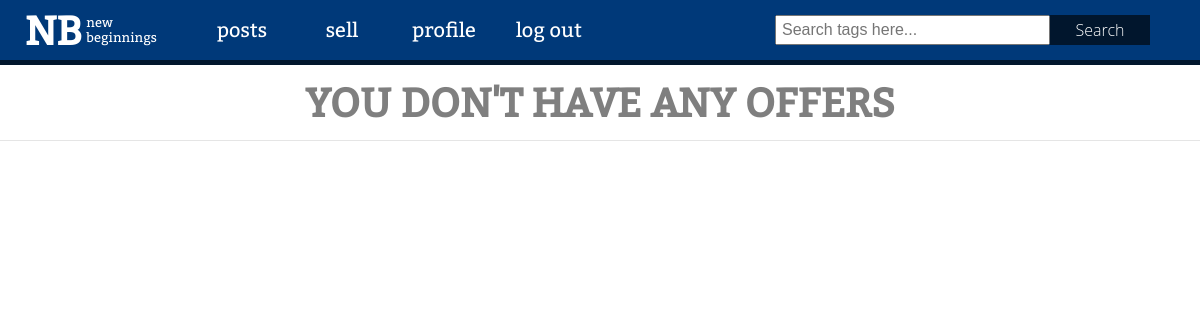
The page /offer/viewOffers/ (signed in) on the database as committed earlier.
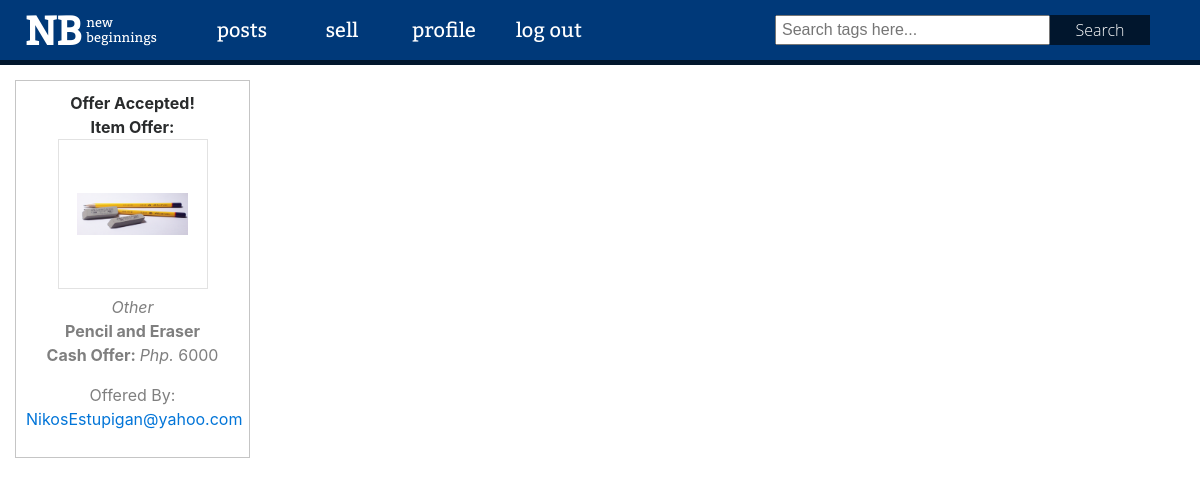
The same page on the database as committed later.
### posts/models.py (models this page shows)
class Offer(models.Model):
    accepted = models.BooleanField(default=False)
    rejected = models.BooleanField(default=False)
    post = models.ForeignKey(Post, on_delete=models.CASCADE, related_name='post')
    offerFrom = models.ForeignKey(User, on_delete=models.CASCADE)
    offerPost = models.ForeignKey(Post, on_delete=models.CASCADE, related_name='offerPost', null=True, blank=True)
    offerCash = models.PositiveIntegerField(default=0)
    message = models.TextField()
    date_offered = models.DateTimeField(auto_now=True)

class Post(models.Model):
    item = models.ForeignKey(Item, on_delete=models.CASCADE)
    user = models.ForeignKey(User, on_delete=models.CASCADE)
    description = models.CharField(max_length=255)
    date_created = models.DateTimeField(auto_now=True)
    tags = models.TextField()

class Item(models.Model):
    name = models.CharField(max_length=255)
    quantity = models.PositiveIntegerField(default=0)
    price = models.FloatField(default=0)
    use = models.IntegerField(default=0) # For School or For Office
    course = models.CharField(max_length=8, null=True)
    picture = models.ImageField(upload_to='items/%Y/%m/%d/', default='items/default_item.jpg')

### users/models.py (models this page shows)
class User(models.Model):
    choices = ((0, 'Student'), (1, 'Faculty Member'))
    name = models.CharField(null=False, max_length=150)
    email = models.EmailField(null=False, max_length=150)
    contact_num = models.CharField(null=True, max_length=150)
    password = models.CharField(null=False, max_length=150)
    salt = models.CharField(null=False, max_length=255)
    type = models.IntegerField(choices=choices, default=0)
    picture = models.ImageField(upload_to='users/%Y/%m/%d/', default='users/default_profile.png')
    date_created = models.DateTimeField(auto_now=True)

### posts/controllers.py (the view)
# urls.py: url(r'^offer/viewOffers/', controllers.viewOffers, name='viewOffers'),
def viewOffers(request):
    if 'userMail' in request.session:
        try:
            user = User.objects.get(email=request.session['userMail'])
        except:
            return HttpResponseRedirect('/')
        offers = Offer.objects.filter(post__user=user)
        return render(request, 'posts/viewOffers.html', {'title': 'View Offers', 'offers': offers, 'isLoggedIn': True,
                                                         'styles': {'posts'}, 'scripts  ': {'posts'}})
    else:
        return HttpResponseRedirect('/')

### templates/posts/viewOffers.html (shortened to what this page needs)
{% extends 'base.html' %}
{% load filters %}
{% block body %}
    {% if offers.count <= 0 %}
        <h1 style="text-align: center; color: #7f7f7f; font-family: Bitter, serif; font-weight: bold;">YOU DON'T HAVE ANY OFFERS</h1>
        <hr>
    {% endif %}
    {% for offer in offers %}
        <div class="post">
            {% if offer.accepted %}
                <center><b>Offer Accepted!</b></center>
            {% elif offer.rejected %}
                <center><b>Offer Rejected!</b></center>
            {% endif %}
            {% if offer.post %}
                <center><b>Item Offer: </b></center>
                <div class="postImg" style="background-image: url({{ MEDIA_URL }}{{ offer.post.item.picture }});"></div>
                <div class="details">
                    <div class="itemUse">
                        <i>
                        {% if offer.post.item.use == 0 %}
                            Office Use
                        {% elif offer.post.item.use == 1 %}
                            Academic Use
                        {% else %}
                            Other
                        {% endif %}
                        </i>
                    </div>
                <div class="itemName"><b>{{ offer.post.item.name }}</b></div>
            {% endif %}
            <p><b>Cash Offer: </b> <i>Php. </i> {{ offer.offerCash }}</p>
            <p>Offered By: <a href="#" onclick="goToUser(this)">{{ offer.offerFrom.email }}</a></p>
        </div>
    {% endfor %}
{% endblock %}

Rows that differ between the two databases and show on the page:
added Offer: accepted "Offer Accepted!", post.item.picture (picture), shows "Other", post.item.name "Pencil and Eraser", offerCash "6000", offerFrom.email "NikosEstupigan@yahoo.com"
Other text that changed with them:
text no longer shown: "YOU DON'T HAVE ANY OFFERS"
